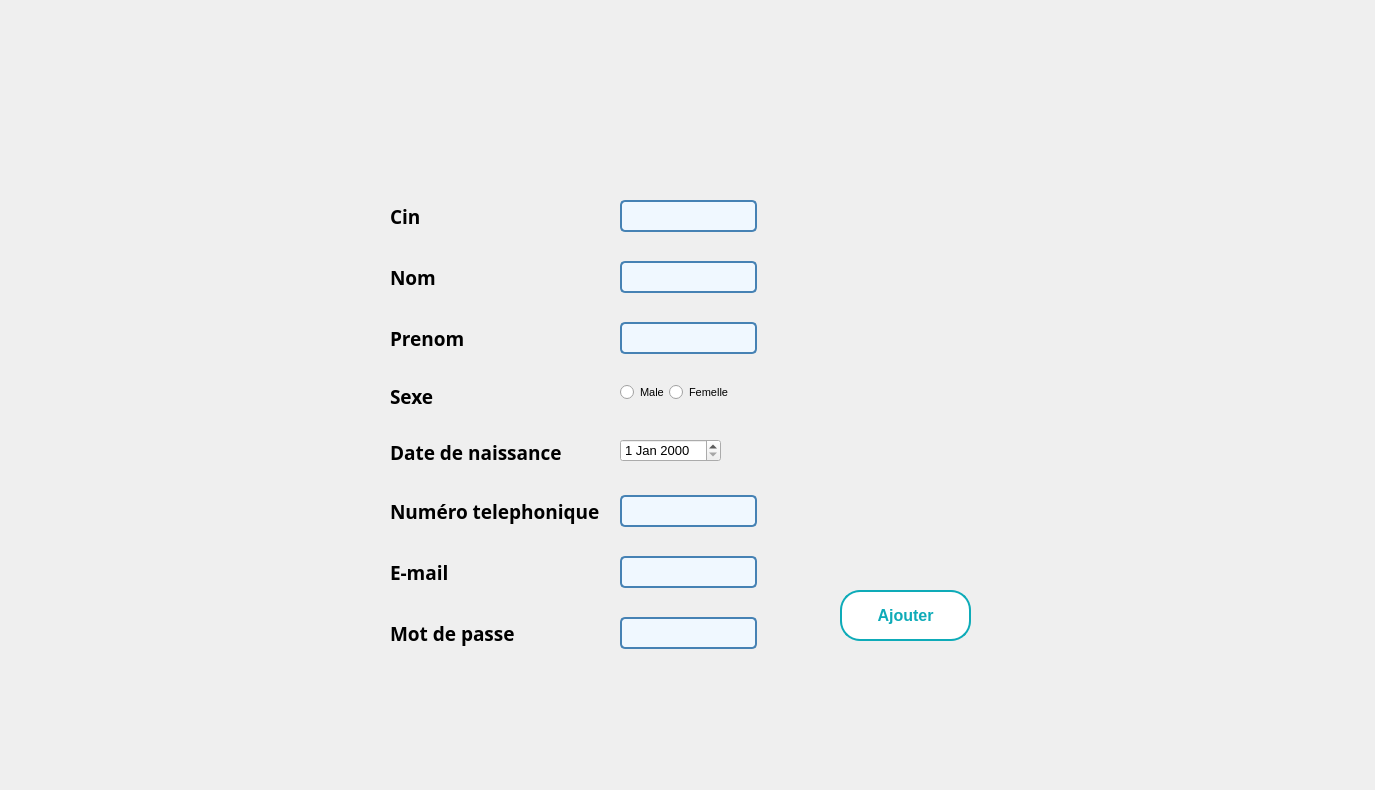
      <widget class="QWidget" name="tab_8">
       <attribute name="title">
        <string>Add</string>
       </attribute>
       <widget class="QLabel" name="label_18">
        <property name="geometry">
         <rect>
          <x>0</x>
          <y>0</y>
          <width>1366</width>
          <height>781</height>
         </rect>
        </property>
        <property name="minimumSize">
         <size>
          <width>1366</width>
          <height>768</height>
         </size>
        </property>
        <property name="text">
         <string/>
        </property>
        <property name="pixmap">
         <pixmap resource="../image/image.qrc">:/background_3.png</pixmap>
        </property>
        <property name="scaledContents">
         <bool>true</bool>
        </property>
       </widget>
       <widget class="QWidget" name="formLayoutWidget_10">
        <property name="geometry">
         <rect>
          <x>390</x>
          <y>200</y>
          <width>381</width>
          <height>451</height>
         </rect>
        </property>
        <layout class="QFormLayout" name="formLayout_12">
         <property name="sizeConstraint">
          <enum>QLayout::SetDefaultConstraint</enum>
         </property>
         <property name="fieldGrowthPolicy">
          <enum>QFormLayout::FieldsStayAtSizeHint</enum>
         </property>
         <property name="rowWrapPolicy">
          <enum>QFormLayout::WrapLongRows</enum>
         </property>
         <property name="labelAlignment">
          <set>Qt::AlignLeading|Qt::AlignLeft|Qt::AlignVCenter</set>
         </property>
         <property name="formAlignment">
          <set>Qt::AlignLeading|Qt::AlignLeft|Qt::AlignTop</set>
         </property>
         <property name="horizontalSpacing">
          <number>20</number>
         </property>
         <property name="verticalSpacing">
          <number>29</number>
         </property>
         <property name="leftMargin">
          <number>0</number>
         </property>
         <property name="topMargin">
          <number>0</number>
         </property>
         <item row="0" column="0">
          <widget class="QLabel" name="cINLabel_15">
           <property name="font">
            <font>
             <family>Bell MT</family>
             <pointsize>14</pointsize>
             <weight>75</weight>
             <bold>true</bold>
            </font>
           </property>
           <property name="text">
            <string>Cin</string>
           </property>
          </widget>
         </item>
         <item row="0" column="1">
          <widget class="QLineEdit" name="nomLineEdit_8">
           <property name="enabled">
            <bool>true</bool>
           </property>
           <property name="styleSheet">
            <string notr="true">/* Style général du formulaire */
QLineEdit {
    border: 2px solid #4682B4; /* Bordure bleue */
    border-radius: 5px; /* Coins arrondis */
    padding: 5px; /* Espace intérieur */
    font-size: 14px; /* Taille de la police */
    font-family: &quot;Arial&quot;, sans-serif; /* Police de caractère */
    color: #4682B4; /* Couleur du texte */
    background-color: #F0F8FF; /* Couleur de fond */
}

/* Style lorsque le champ de formulaire est en focus */
QLineEdit:focus {
    border-color: #1E90FF; /* Bordure bleu clair en focus */
}

/* Style pour les champs désactivés */
QLineEdit:disabled {
    color: #808080; /* Texte gris pour les champs désactivés */
    background-color: #F5F5F5; /* Fond gris clair pour les champs désactivés */
}
</string>
           </property>
          </widget>
         </item>
         <item row="1" column="0">
          <widget class="QLabel" name="nomLabel_11">
           <property name="font">
            <font>
             <family>Bell MT</family>
             <pointsize>14</pointsize>
             <weight>75</weight>
             <bold>true</bold>
            </font>
           </property>
           <property name="text">
            <string>Nom</string>
           </property>
          </widget>
         </item>
         <item row="1" column="1">
          <widget class="QLineEdit" name="nomLineEdit_7">
           <property name="font">
            <font>
             <family>Arial</family>
             <pointsize>-1</pointsize>
            </font>
           </property>
           <property name="styleSheet">
            <string notr="true">/* Style général du formulaire */
QLineEdit {
    border: 2px solid #4682B4; /* Bordure bleue */
    border-radius: 5px; /* Coins arrondis */
    padding: 5px; /* Espace intérieur */
    font-size: 14px; /* Taille de la police */
    font-family: &quot;Arial&quot;, sans-serif; /* Police de caractère */
    color: #4682B4; /* Couleur du texte */
    background-color: #F0F8FF; /* Couleur de fond */
}

/* Style lorsque le champ de formulaire est en focus */
QLineEdit:focus {
    border-color: #1E90FF; /* Bordure bleu clair en focus */
}

/* Style pour les champs désactivés */
QLineEdit:disabled {
    color: #808080; /* Texte gris pour les champs désactivés */
    background-color: #F5F5F5; /* Fond gris clair pour les champs désactivés */
}
</string>
           </property>
          </widget>
         </item>
         <item row="2" column="0">
          <widget class="QLabel" name="prenomLabel_6">
           <property name="font">
            <font>
             <family>Bell MT</family>
             <pointsize>14</pointsize>
             <weight>75</weight>
             <bold>true</bold>
            </font>
           </property>
           <property name="text">
            <string>Prenom</string>
           </property>
          </widget>
         </item>
         <item row="2" column="1">
          <widget class="QLineEdit" name="prenomLineEdit_2">
           <property name="styleSheet">
            <string notr="true">/* Style général du formulaire */
QLineEdit {
    border: 2px solid #4682B4; /* Bordure bleue */
    border-radius: 5px; /* Coins arrondis */
    padding: 5px; /* Espace intérieur */
    font-size: 14px; /* Taille de la police */
    font-family: &quot;Arial&quot;, sans-serif; /* Police de caractère */
    color: #4682B4; /* Couleur du texte */
    background-color: #F0F8FF; /* Couleur de fond */
}

/* Style lorsque le champ de formulaire est en focus */
QLineEdit:focus {
    border-color: #1E90FF; /* Bordure bleu clair en focus */
}

/* Style pour les champs désactivés */
QLineEdit:disabled {
    color: #808080; /* Texte gris pour les champs désactivés */
    background-color: #F5F5F5; /* Fond gris clair pour les champs désactivés */
}
</string>
           </property>
          </widget>
         </item>
         <item row="3" column="0">
          <widget class="QLabel" name="sexeLabel_6">
           <property name="font">
            <font>
             <family>Bell MT</family>
             <pointsize>14</pointsize>
             <weight>75</weight>
             <bold>true</bold>
            </font>
           </property>
           <property name="text">
            <string>Sexe</string>
           </property>
          </widget>
         </item>
         <item row="3" column="1">
          <layout class="QHBoxLayout" name="horizontalLayout_10">
           <item>
            <widget class="QRadioButton" name="radioButton_13">
             <property name="font">
              <font>
               <pointsize>8</pointsize>
              </font>
             </property>
             <property name="text">
              <string>Male</string>
             </property>
            </widget>
           </item>
           <item>
            <widget class="QRadioButton" name="radioButton_14">
             <property name="font">
              <font>
               <pointsize>8</pointsize>
              </font>
             </property>
             <property name="styleSheet">
              <string notr="true">/* Style du QCheckBox */
QCheckBox {
    spacing: 5px; /* Espacement entre la case à cocher et le texte */
}

QCheckBox::indicator {
    width: 20px; /* Largeur de la case à cocher */
    height: 20px; /* Hauteur de la case à cocher */
}

QCheckBox::indicator:unchecked {
    image: url(unchecked.png); /* Image pour la case non cochée */
}

QCheckBox::indicator:checked {
    image: url(checked.png); /* Image pour la case cochée */
}</string>
             </property>
             <property name="text">
              <string>Femelle</string>
             </property>
            </widget>
           </item>
          </layout>
         </item>
         <item row="4" column="0">
          <widget class="QLabel" name="dateDeNaissanceLabel_11">
           <property name="font">
            <font>
             <family>Bell MT</family>
             <pointsize>14</pointsize>
             <weight>75</weight>
             <bold>true</bold>
            </font>
           </property>
           <property name="text">
            <string>Date de naissance </string>
           </property>
          </widget>
         </item>
         <item row="4" column="1">
          <widget class="QDateEdit" name="dateDeNaissanceDateEdit_7">
           <property name="font">
            <font>
             <pointsize>10</pointsize>
            </font>
           </property>
           <property name="styleSheet">
            <string notr="true">QLineEdit {
                border: 2px solid #3498db; /* Bordure bleue */
                border-radius: 5px;
                padding: 8px;
                font-size: 14px;
                color: #333333; /* Couleur du texte */
            }

            QLineEdit:focus {
                border-color: #2980b9; /* Bordure bleue foncée lorsqu'en focus */
            }</string>
           </property>
          </widget>
         </item>
         <item row="5" column="0">
          <widget class="QLabel" name="posteLabel_6">
           <property name="font">
            <font>
             <family>Bell MT</family>
             <pointsize>14</pointsize>
             <weight>75</weight>
             <bold>true</bold>
            </font>
           </property>
           <property name="text">
            <string>Numéro telephonique</string>
           </property>
          </widget>
         </item>
         <item row="5" column="1">
          <widget class="QLineEdit" name="prenomLineEdit_3">
           <property name="styleSheet">
            <string notr="true">/* Style général du formulaire */
QLineEdit {
    border: 2px solid #4682B4; /* Bordure bleue */
    border-radius: 5px; /* Coins arrondis */
    padding: 5px; /* Espace intérieur */
    font-size: 14px; /* Taille de la police */
    font-family: &quot;Arial&quot;, sans-serif; /* Police de caractère */
    color: #4682B4; /* Couleur du texte */
    background-color: #F0F8FF; /* Couleur de fond */
}

/* Style lorsque le champ de formulaire est en focus */
QLineEdit:focus {
    border-color: #1E90FF; /* Bordure bleu clair en focus */
}

/* Style pour les champs désactivés */
QLineEdit:disabled {
    color: #808080; /* Texte gris pour les champs désactivés */
    background-color: #F5F5F5; /* Fond gris clair pour les champs désactivés */
}
</string>
           </property>
          </widget>
         </item>
         <item row="6" column="0">
          <widget class="QLabel" name="cINLabel_17">
           <property name="font">
            <font>
             <family>Bell MT</family>
             <pointsize>14</pointsize>
             <weight>75</weight>
             <bold>true</bold>
            </font>
           </property>
           <property name="text">
            <string>E-mail</string>
           </property>
          </widget>
         </item>
         <item row="6" column="1">
          <widget class="QLineEdit" name="nomLineEdit_9">
           <property name="enabled">
            <bool>true</bool>
           </property>
           <property name="styleSheet">
            <string notr="true">/* Style général du formulaire */
QLineEdit {
    border: 2px solid #4682B4; /* Bordure bleue */
    border-radius: 5px; /* Coins arrondis */
    padding: 5px; /* Espace intérieur */
    font-size: 14px; /* Taille de la police */
    font-family: &quot;Arial&quot;, sans-serif; /* Police de caractère */
    color: #4682B4; /* Couleur du texte */
    background-color: #F0F8FF; /* Couleur de fond */
}

/* Style lorsque le champ de formulaire est en focus */
QLineEdit:focus {
    border-color: #1E90FF; /* Bordure bleu clair en focus */
}

/* Style pour les champs désactivés */
QLineEdit:disabled {
    color: #808080; /* Texte gris pour les champs désactivés */
    background-color: #F5F5F5; /* Fond gris clair pour les champs désactivés */
}
</string>
           </property>
          </widget>
         </item>
         <item row="7" column="0">
          <widget class="QLabel" name="cINLabel_18">
           <property name="font">
            <font>
             <family>Bell MT</family>
             <pointsize>14</pointsize>
             <weight>75</weight>
             <bold>true</bold>
            </font>
           </property>
           <property name="text">
            <string>Mot de passe</string>
           </property>
          </widget>
         </item>
         <item row="7" column="1">
          <widget class="QLineEdit" name="nomLineEdit_10">
           <property name="enabled">
            <bool>true</bool>
           </property>
           <property name="styleSheet">
            <string notr="true">/* Style général du formulaire */
QLineEdit {
    border: 2px solid #4682B4; /* Bordure bleue */
    border-radius: 5px; /* Coins arrondis */
    padding: 5px; /* Espace intérieur */
    font-size: 14px; /* Taille de la police */
    font-family: &quot;Arial&quot;, sans-serif; /* Police de caractère */
    color: #4682B4; /* Couleur du texte */
    background-color: #F0F8FF; /* Couleur de fond */
}

/* Style lorsque le champ de formulaire est en focus */
QLineEdit:focus {
    border-color: #1E90FF; /* Bordure bleu clair en focus */
}

/* Style pour les champs désactivés */
QLineEdit:disabled {
    color: #808080; /* Texte gris pour les champs désactivés */
    background-color: #F5F5F5; /* Fond gris clair pour les champs désactivés */
}
</string>
           </property>
          </widget>
         </item>
        </layout>
       </widget>
       <widget class="QPushButton" name="Retour_7">
        <property name="enabled">
         <bool>true</bool>
        </property>
        <property name="geometry">
         <rect>
          <x>840</x>
          <y>590</y>
          <width>131</width>
          <height>51</height>
         </rect>
        </property>
        <property name="font">
         <font>
          <family>Arial</family>
          <pointsize>12</pointsize>
          <weight>75</weight>
          <bold>true</bold>
         </font>
        </property>
        <property name="autoFillBackground">
         <bool>false</bool>
        </property>
        <property name="styleSheet">
         <string notr="true">/* Styles généraux du bouton */
QPushButton {
    background-color: #ffffff; /* Bleu clair pour représenter l'eau */
    border: 2px solid #0EABB8; /* Bordure bleue */
    color: #0EABB8; /* Texte blanc */
    padding: 10px ; /* Espacement intérieur */

    font-weight: bold; /* Police en gras */
    border-radius: 20px; /* Bordure arrondie */
    outline: none; /* Supprime la bordure de focus */
  
    overflow: hidden; /* Cache le contenu débordant */
    transition: background-color 0.3s, color 0.3s; /* Transition des couleurs */
}

/* Style au survol du bouton */
QPushButton:hover {
    background-color: #0EABB8; /* Fond devient blanc */
    color: #ffffff; /* Texte devient bleu clair */
}

/* Style au clic du bouton */
QPushButton:pressed {
    background-color: #0EABB8; /* Bleu foncé lors du clic */
    color: #f8f8f8; /* Texte blanc lors du clic */
}

/* Animation pour le pseudo-élément :after */
QPushButton::after {
    content: ''; /* Contenu vide */
    position: absolute; /* Position absolue */
    width: 100%; /* Largeur à 100% */
    height: 100%; /* Hauteur à 100% */
    background-color: rgba(255, 255, 255, 0.3); /* Fond semi-transparent */
    top: 50%; /* Positionnement au centre vertical */
    left: 50%; /* Positionnement au centre horizontal */
    border-radius: 50%; /* Bordure arrondie */
    transform: translate(-50%, -50%) scale(0); /* Réduit l'échelle à 0 */
    transition: transform 0.5s ease; /* Transition de l'échelle */
}

/* Animation au survol du bouton */
QPushButton:hover::after {
    transform: translate(-50%, -50%) scale(2); /* Augmente l'échelle à 2 */
}
</string>
        </property>
        <property name="text">
         <string>Ajouter</string>
        </property>
        <property name="icon">
         <iconset>
          <normaloff>../../../Downloads/anyrgb.com.png</normaloff>../../../Downloads/anyrgb.com.png</iconset>
        </property>
        <property name="autoDefault">
         <bool>true</bool>
        </property>
       </widget>
       <widget class="QLabel" name="zone_image_modifier_2">
        <property name="geometry">
         <rect>
          <x>830</x>
          <y>300</y>
          <width>211</width>
          <height>201</height>
         </rect>
        </property>
        <property name="text">
         <string/>
        </property>
        <property name="pixmap">
         <pixmap resource="../image/image.qrc">:/pngwing.com.png</pixmap>
        </property>
        <property name="scaledContents">
         <bool>true</bool>
        </property>
       </widget>
      </widget>
